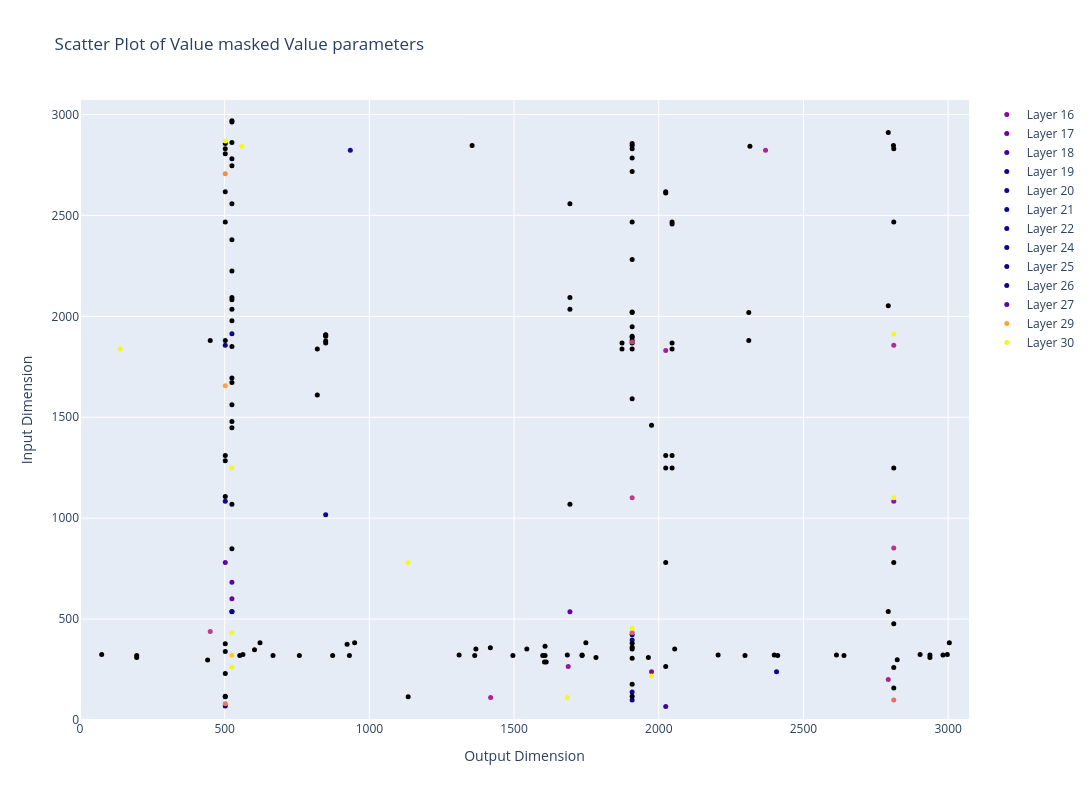

The cell this chart's notebook holds for it:
### Code cell
fig = go.Figure()
l = config.specs.target_layers[0]
colormap = cm.get_cmap('viridis', len(coordinates))
# Loop over each set of coordinates
for i in range(len(coordinates)):
    fig.add_trace(go.Scatter(
        x=coordinates[i][:,1],  # Second column for x
        y=coordinates[i][:,0],  # First column for y
        mode='markers',
        marker=dict(
            size=5,
            color=colormap(i)  # Custom color for each trace
        ),
        name=f'Layer {l+i}'
    ))

# Update layout for better visual clarity
fig.update_layout(
    title="Scatter Plot of Value masked Value parameters",

    height=800,
    width=1200,
    xaxis=dict(title="Output Dimension", range=[0, 3072]),  # X-axis range fixed to [0, 800]
    yaxis=dict(title="Input Dimension", range=[0, 3072]),
    showlegend=True
)

# Display the plot
fig.show()

### Figure 1 — Plotly figure (JSON) as saved in the notebook; plotly's stock layout.template omitted (floating-point values rounded to 4 significant figures)
{"data": [{"marker": {"color": [0.267, 0.004874, 0.3294, 1], "size": 5}, "mode": "markers", "name": "Layer 16", "type": "scatter", "x": [1975, 2407, 1687, 525, 525, 2793, 525, 525, 1975, 525, 1908, 2311, 2793, 1908, 525, 525, 525, 525], "y": [239, 239, 265, 432, 537, 537, 848, 1448, 1460, 1562, 2019, 2019, 2052, 2718, 2746, 2862, 2963, 2969]}, {"marker": {"color": [0.2829, 0.1054, 0.4269, 1], "size": 5}, "mode": "markers", "name": "Layer 17", "type": "scatter", "x": [525, 849, 2024, 139, 820, 1873, 1908, 2046, 525, 849, 1873, 1908, 2046, 849, 450, 502, 1908, 2311, 1908, 849, 1908, 849, 849, 525, 1908, 525, 1693, 525, 525, 1693, 525], "y": [601, 1017, 1831, 1838, 1838, 1838, 1838, 1838, 1851, 1868, 1868, 1868, 1868, 1878, 1880, 1880, 1880, 1880, 1897, 1902, 1902, 1908, 1909, 1978, 2021, 2035, 2035, 2082, 2094, 2094, 2781]}, {"marker": {"color": [0.2752, 0.1949, 0.496, 1], "size": 5}, "mode": "markers", "name": "Layer 18", "type": "scatter", "x": [2024, 1908, 2793, 1975, 502, 2812, 2024, 525, 1693, 525, 1908, 820, 525, 1908, 2024, 502, 2024, 2793], "y": [67, 139, 201, 218, 230, 260, 265, 1069, 1069, 1479, 1592, 1610, 1672, 2282, 2611, 2617, 2617, 2911]}, {"marker": {"color": [0.2486, 0.2788, 0.5346, 1], "size": 5}, "mode": "markers", "name": "Layer 19", "type": "scatter", "x": [1908, 934, 2369, 559, 2315, 1355, 2811], "y": [397, 2823, 2823, 2843, 2843, 2846, 2846]}, {"marker": {"color": [0.2124, 0.3597, 0.5517, 1], "size": 5}, "mode": "markers", "name": "Layer 20", "type": "scatter", "x": [525, 1693, 2812, 525, 2024, 2046, 2812, 502, 502, 2024, 2046, 525, 525], "y": [536, 536, 852, 1249, 1249, 1249, 1249, 1285, 1311, 1311, 1311, 2225, 2380]}, {"marker": {"color": [0.1806, 0.43, 0.5573, 1], "size": 5}, "mode": "markers", "name": "Layer 21", "type": "scatter", "x": [502, 2812, 1908, 2812, 502, 525, 2046, 502, 1908, 2046, 2812, 525, 1693, 1908, 502, 502, 1908, 2812, 1908, 502, 1908], "y": [1084, 1084, 1101, 1101, 1108, 1695, 2457, 2468, 2468, 2468, 2468, 2558, 2558, 2785, 2806, 2830, 2830, 2830, 2846, 2856, 2856]}, {"marker": {"color": [0.1534, 0.497, 0.5577, 1], "size": 5}, "mode": "markers", "name": "Layer 22", "type": "scatter", "x": [502, 2812, 1908, 2812], "y": [1857, 1857, 1873, 1913]}, {"marker": {"color": [0.1276, 0.5669, 0.5506, 1], "size": 5}, "mode": "markers", "name": "Layer 23", "type": "scatter", "x": [], "y": []}, {"marker": {"color": [0.1223, 0.6332, 0.5304, 1], "size": 5}, "mode": "markers", "name": "Layer 24", "type": "scatter", "x": [1908, 1908, 450, 1908, 2812, 1908], "y": [423, 432, 438, 454, 477, 1948]}, {"marker": {"color": [0.1757, 0.6979, 0.491, 1], "size": 5}, "mode": "markers", "name": "Layer 25", "type": "scatter", "x": [1908, 2812, 1419, 1684, 502, 1134, 502, 1908, 2812, 1908, 1605, 1611, 441, 2824, 1908, 196, 1783, 1964, 2937, 196, 552, 667, 758, 873, 931, 1364, 1496, 1599, 1607, 1735, 2298, 2411, 2640, 1310, 1684, 1735, 2205, 2399, 2614, 2937, 2982, 75, 563, 2903, 2997, 502, 603, 1368, 1544, 1908, 2055, 1418, 1908, 1607, 923, 502, 1908, 622, 949, 1748, 3004], "y": [99, 99, 112, 112, 115, 115, 118, 118, 158, 177, 288, 288, 297, 298, 306, 310, 310, 310, 310, 319, 319, 319, 319, 319, 319, 319, 319, 319, 319, 319, 319, 319, 319, 322, 322, 322, 322, 322, 322, 322, 322, 325, 325, 325, 325, 340, 348, 352, 352, 352, 352, 358, 360, 365, 375, 378, 380, 383, 383, 383, 383]}, {"marker": {"color": [0.2889, 0.7584, 0.4284, 1], "size": 5}, "mode": "markers", "name": "Layer 26", "type": "scatter", "x": [502, 502, 502, 1134, 2024, 2812], "y": [69, 80, 781, 781, 781, 781]}, {"marker": {"color": [0.4494, 0.8138, 0.3354, 1], "size": 5}, "mode": "markers", "name": "Layer 27", "type": "scatter", "x": [525, 502], "y": [682, 2706]}, {"marker": {"color": [0.6266, 0.8546, 0.2234, 1], "size": 5}, "mode": "markers", "name": "Layer 28", "type": "scatter", "x": [], "y": []}, {"marker": {"color": [0.8146, 0.8834, 0.1103, 1], "size": 5}, "mode": "markers", "name": "Layer 29", "type": "scatter", "x": [502], "y": [1656]}, {"marker": {"color": [0.9932, 0.9062, 0.1439, 1], "size": 5}, "mode": "markers", "name": "Layer 30", "type": "scatter", "x": [525, 525, 525, 502], "y": [261, 321, 1914, 2869]}], "layout": {"height": 800, "showlegend": true, "title": {"text": "Scatter Plot of Value masked Value parameters"}, "width": 1200, "xaxis": {"range": [0, 3072], "title": {"text": "Output Dimension"}}, "yaxis": {"range": [0, 3072], "title": {"text": "Input Dimension"}}}}
